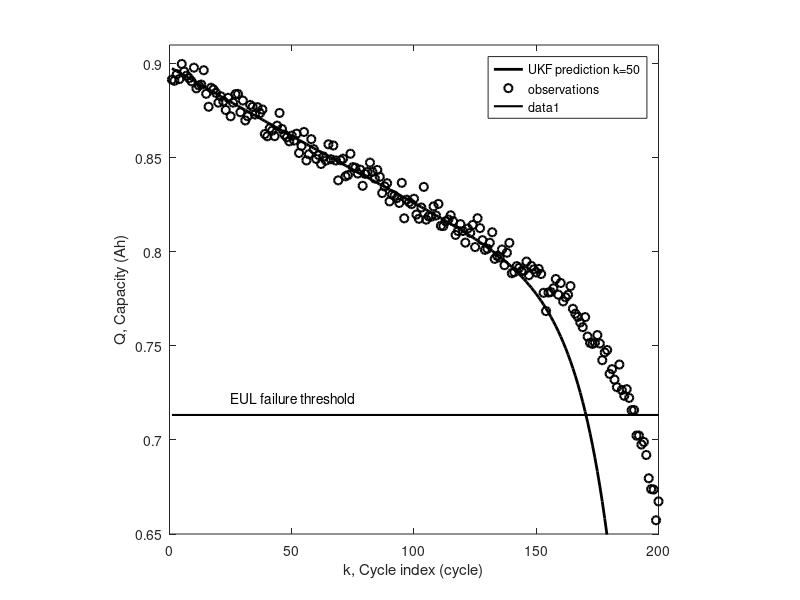

This figure's MATLAB source: (Note: this script raises an error after producing the figure.)
clc
clear all 
close all

%Eric Walker
%M.S. thesis UKF

%% UKF He, et al
second_batt = (-9.86e-7) * exp(5.752e-2 * (1:200)) + (8.983e-1) *...
    exp((-8.340e-4) * (1:200)) + 0.005*randn(1,200);

theta=[-9.86e-7; 5.752e-2; 8.983e-1; -8.34e-4];

P       = diag([(3.442e-8 - (-2.007e-6)), (6.221e-2 - 5.283e-2), ...
    (9.035e-1 - 8.931e-1), (-7.670e-4 - (-9.007e-4))])^2  ;...
    % 0.95 confidence from He, et al.
kappa   = 0.5;
Q_storage = []
for i = 1:length(second_batt)
    C        = chol(P);
    Chi(:,1) = theta;
    Chi(:,2) = theta + sqrt(4 + kappa)*[C(1,1); 0; 0; 0];
    Chi(:,3) = theta + sqrt(4 + kappa)*[0; C(2,2); 0; 0];  
    Chi(:,4) = theta + sqrt(4 + kappa)*[0; 0; C(3,3); 0];  
    Chi(:,5) = theta + sqrt(4 + kappa)*[0; 0; 0; C(4,4)];  
    Chi(:,6) = theta - sqrt(4 + kappa)*[C(1,1); 0; 0; 0];
    Chi(:,7) = theta - sqrt(4 + kappa)*[0; C(2,2); 0; 0];  
    Chi(:,8) = theta - sqrt(4 + kappa)*[0; 0; C(3,3); 0];  
    Chi(:,9) = theta - sqrt(4 + kappa)*[0; 0; 0; C(4,4)];  
    W(1)     = kappa / sqrt(4 + kappa);
    W(2:9)   = 1     / (2*(4+kappa));
    W        = W/sum(W);

    Q_cap    = Chi(1,:) .* exp( Chi(2,:) * i ) + Chi(3,:) .* ...
        exp( Chi(4,:) * i ); 
    
    Q_hat    = sum(W.*Q_cap);
    Q_storage = [Q_storage; Q_hat];
    
    if i < 51
        P_yy     = sum(W.*((Q_cap).^2));
        
        
        P_xy     = (Chi - repmat(theta,1,9)) .* [W;W;W;W] *(Q_cap...
            - Q_hat)'; 
        K_k      = P_xy/(P_yy+0.05);
        egg      = theta + K_k*(second_batt(i) - Q_hat);
        theta(1) = egg(1);
        theta(2) = egg(2);
        theta(3) = egg(3);
        theta(4) = egg(4);


        P        = P - K_k * P_xy';
    end


end
figure
hold on
plot(1:length(second_batt), Q_storage, 'k-','linewidth',2)
plot(1:length(second_batt), second_batt,'ko','linewidth',1.5)
legend('UKF prediction k=50', 'observations')
plot([1,200],second_batt(1)*0.8*[1,1],'k-','linewidth',1.5) 
text(25,second_batt(1)*0.81,'EUL failure threshold')
ylim([0.65, 0.91])
xlabel('k, Cycle index (cycle)')
ylabel('Q, Capacity (Ah)')
axis square
box on


%% UKF ECM
clear all
load(['D:\Documents and Settings\Eric\My Documents\spring 2013\'...
    'NASA Ames Data\B0006.mat']);


global first_discharge_time first_discharge_current...
    first_discharge_voltage;
first_discharge_voltage = B0006.cycle(1,2).data.Voltage_measured...
    (3:end);
first_discharge_time    = B0006.cycle(1,2).data.Time(3:end);
first_discharge_current = B0006.cycle(1,2).data.Current_measured...
    (3:end);

second_discharge_voltage = B0006.cycle(1,4).data.Voltage_measured...
    (3:end);
second_discharge_time    = B0006.cycle(1,4).data.Time(3:end);
second_discharge_current = B0006.cycle(1,4).data.Current_measured...
    (3:end);
second_discharge_time    = [second_discharge_time ...
    (second_discharge_time(1:30) + second_discharge_time(end))];
second_discharge_current = [second_discharge_current ...
    second_discharge_current(1:30)];

[ecm, resnorm, residuals] = lsqnonlin( @ecm_obj_fun, ...
    [1.17e-8, 2.1, 1795.6, 0.28],[0 0 0 0], [1, 10, 2000, 2]);
ecm=ecm'
sigma = 0.0015;


V_cell_storage = [];
R = ecm(1) %+ ecm(1)/4 * randn(1,50)%1795;
Q = ecm(2) % + ecm(2)/20*(randn(1,50))); % %2.0593;
C = ecm(3) %+ ecm(3)/4 * randn(1,50);%1.17e-8;
R_ct = ecm(4) %+ ecm(4)/4*randn(1,50) %0.1451;


P       = (diag(ecm) / 20)^2;


ecm_orig= ecm;
kappa = 0.5;
for i = 1:length(second_discharge_voltage)

    C        = chol(P);
    Chi(:,1) = ecm;
    Chi(:,2) = ecm + sqrt(4 + kappa)*[C(1,1); 0; 0; 0];
    Chi(:,3) = ecm + sqrt(4 + kappa)*[0; C(2,2); 0; 0];  
    Chi(:,4) = ecm + sqrt(4 + kappa)*[0; 0; C(3,3); 0];  
    Chi(:,5) = ecm + sqrt(4 + kappa)*[0; 0; 0; C(4,4)];  
    Chi(:,6) = ecm - sqrt(4 + kappa)*[C(1,1); 0; 0; 0];
    Chi(:,7) = ecm - sqrt(4 + kappa)*[0; C(2,2); 0; 0];  
    Chi(:,8) = ecm - sqrt(4 + kappa)*[0; 0; C(3,3); 0];  
    Chi(:,9) = ecm - sqrt(4 + kappa)*[0; 0; 0; C(4,4)];  
    W(1)     = kappa / sqrt(4 + kappa);
    W(2:9)   = 1     / (2*(4+kappa));
    W        = W/sum(W);

    SOC_cell = 1 + second_discharge_current(i) ./ ...
        (Chi(2,:)*3600) .* second_discharge_time(i);

    SOC_n = 0.79.*SOC_cell + 0.01;
    SOC_p = 0.97-0.51*SOC_cell;
    
    x_nsurf = SOC_n;
    x_psurf_set = SOC_p;

    
    U_n     = .7222 + .1387*x_nsurf + .029*x_nsurf.^0.5 -...
        .0172./x_nsurf + ...
        .0019./x_nsurf.^1.5 + .2808 * exp(0.9-15*x_nsurf) -...
        .7984 * exp (...
        0.4465*x_nsurf - 0.4108);
    
    U_p_set     = ( -4.656 + 88.669 * x_psurf_set.^2 - 401.119 *...
        x_psurf_set.^4 + 342.909 * ...
        x_psurf_set.^6 - 462.471 * x_psurf_set.^8 + 433.434 *...
        x_psurf_set.^10 ) ./ ...
        ( -1 + 18.933*x_psurf_set.^2 - 79.532 * x_psurf_set.^4 +...
        37.311 * x_psurf_set.^6 ...
        - 73.083 * x_psurf_set.^8 + 95.96*x_psurf_set.^10 );
    
    V_o = U_p_set - U_n ;
    
    V_cell = V_o + second_discharge_current(i)*Chi(1,:) + ...
        Chi(2,:)./Chi(3,:) .* exp(-second_discharge_time(i)./...
        (Chi(4,:) .* Chi(3,:)))...
        + second_discharge_current(i).*Chi(4,:).*(1-exp(...
        -second_discharge_time(i)./(Chi(4,:) .* Chi(3,:))));

    
    y_hat    = sum(W.*V_cell);
    V_cell_storage = [V_cell_storage; y_hat];
    
    if i < 50
        P_yy     = sum(W.*((V_cell).^2));
        
        
        P_xy     = (Chi - repmat(ecm,1,9)) .* [W; W; W; W] *...
            (V_cell - y_hat)'; %P_xz is (1x1).
        K_k      = P_xy/(P_yy+0.05);
        ecm      = ecm + K_k*(second_discharge_voltage(i) - y_hat);
        
        
        err(i)   = (second_discharge_voltage(i) - y_hat);

        P        = P - K_k * P_xy';
    end


end

% This block of code is to stop the prediction when the
%voltage drops below 2.5 volts.
k=1
while V_cell_storage(k) > 2.5 && k < 195
    k = k+1;
end
V_cell_storage = V_cell_storage(1:k);

figure
hold on
plot(second_discharge_time(1:length(V_cell_storage)),...
    V_cell_storage,'k-','linewidth',2)
plot(second_discharge_time(1:length(second_discharge_voltage)),...
    second_discharge_voltage, 'ko', 'linewidth', 1.5)
plot([1,4250],2.5*[1,1],'k-','linewidth',1.5) % The EODV line.
text(25,2.55,'EODV failure threshold')
axis([0 4250 2.4 4])
axis square
box on
xlabel('Time (s)')
ylabel('Voltage (V)')
legend('UKF prediction 928.6 (s)', 'observations')

%% UKF SP

S_n    = 0.2604;
S_p    = 0.2570;
k_n    = 37.4312e-12;
k_p    = 17.4733e-12;
R_n    = 2e-6;
R_p    = 2e-6;
D_n    = 29.0798e-15;
D_p    = 27.9034e-15;
c_nmax = 30074.5;
c_pmax = 51563.5;
c_e    = 1000;
x_navg = 0.9401;
x_pavg = 0.5169;
T      = 298.15;
R_g    = 8.3143;
F      = 96487;
alpha_a  = 0.5;
alpha_c  = 0.5;

P = (diag([S_n,S_p,x_navg,x_pavg]./20))^2;
C = P;
kappa = 0.2;

for i=1:length(second_discharge_time);


    C        = chol(P);
    Chi(:,1) = [S_n; S_p; x_navg; x_pavg];
    Chi(:,2) = [S_n; S_p; x_navg; x_pavg] + ...
        sqrt(4 + kappa)*[C(1,1); 0; 0; 0];
    Chi(:,3) = [S_n; S_p; x_navg; x_pavg] + ...
        sqrt(4 + kappa)*[0; C(2,2); 0; 0];  
    Chi(:,4) = [S_n; S_p; x_navg; x_pavg] + ...
        sqrt(4 + kappa)*[0; 0; C(3,3); 0];  
    Chi(:,5) = [S_n; S_p; x_navg; x_pavg] + ...
        sqrt(4 + kappa)*[0; 0; 0; C(4,4)];  
    Chi(:,6) = [S_n; S_p; x_navg; x_pavg] - ...
        sqrt(4 + kappa)*[C(1,1); 0; 0; 0];
    Chi(:,7) = [S_n; S_p; x_navg; x_pavg] - ...
        sqrt(4 + kappa)*[0; C(2,2); 0; 0];  
    Chi(:,8) = [S_n; S_p; x_navg; x_pavg] - ...
        sqrt(4 + kappa)*[0; 0; C(3,3); 0];  
    Chi(:,9) = [S_n; S_p; x_navg; x_pavg] - ...
        sqrt(4 + kappa)*[0; 0; 0; C(4,4)];  
    W(1)     = kappa / sqrt(4 + kappa);
    W(2:9)   = 1     / (2*(4+kappa));
    W        = W/sum(W); 



    %%%%%Now the SP measurement model
    Iapp = second_discharge_current(i);
    J_n  = -Iapp./Chi(1,:);
    J_p  = Iapp./Chi(2,:);
    x_nsurf = Chi(3,:) - ( J_n * R_n ) / ( 5 * F * D_n * c_nmax);
    x_psurf = Chi(4,:) - ( J_p * R_p ) / ( 5 * F * D_p * c_pmax);

    U_n     = .8214 + .1387*x_nsurf + .029*x_nsurf.^0.5 - .0172./...
        x_nsurf + ...
        .0019./x_nsurf.^1.5 + .2808 * exp(0.9-15*x_nsurf) -.7984 ...
        * exp (...
        0.4465*x_nsurf - 0.4108);
    
    U_p     = ( -4.8801 + 88.669 * x_psurf.^2 - 401.119 * x_psurf.^4 ...
    + 342.909 * ...
        x_psurf.^6 - 462.471 * x_psurf.^8 + 433.434 * x_psurf.^10 )...
        ./ ...
        ( -1 + 18.933*x_psurf.^2 - 79.532 * x_psurf.^4 + 37.311 *...
        x_psurf.^6 ...
        - 73.083 * x_psurf.^8 + 95.96*x_psurf.^10 );
    eta_n   = R_g * T ./ (F * alpha_a) .* log( ( J_n + (-4*c_e*...
        F.^2*c_nmax.^2*k_n.^2.*x_nsurf.^2 ...
       + 4*c_e*F^2*c_nmax.^2*k_n.^2.*x_nsurf+J_n.^2).^0.5 ) ./ ...
       (2*F*c_e^0.5*k_n.*(c_nmax.*x_nsurf).^0.5 .* ...
       (c_nmax-c_nmax.*x_nsurf).^0.5) );
   
    eta_p   = R_g * T / (F * alpha_c) .* log( ( J_p + (-4*c_e...
        *F^2*c_pmax^2*k_p^2.*x_psurf.^2 ...
       + 4*c_e*F^2*c_pmax^2*k_p^2.*x_psurf+J_p.^2).^0.5 ) ./ ...
       (2*F*c_e^0.5*k_p.*(c_pmax.*x_psurf).^0.5 .* ...
       (c_pmax-c_pmax.*x_psurf).^0.5) );
   
    zeta = U_p + eta_p - U_n - eta_n;
    y_hat    = sum(W.*zeta);
    P_yy     = sum(W.*((zeta-y_hat).^2));
    y_hat_storage(i) = y_hat;
    
    if i <= 50
        P_xy     = (Chi - repmat([S_n; S_p; x_navg; x_pavg],1,9))...
            .* [W; W; W; W] *(zeta - y_hat)'; 
        K_k      = P_xy/(P_yy+0.2);
        egg      = [S_n; S_p; x_navg; x_pavg] + K_k*(...
            second_discharge_voltage(i) - y_hat);
        S_n      = egg(1);
        S_p      = egg(2);
        x_navg   = egg(3);
        x_pavg   = egg(4);
        
       Q        = 0.4e-4 * ones(4,4);
       P        = P - K_k * P_xy' + Q;
    end
        J_n  = -Iapp./S_n;
        J_p  = Iapp./S_p;
        x_navg    = x_navg - 3 * J_n / (F * R_n * c_nmax) ;
        x_pavg    = x_pavg - 3 * J_p / (F * R_p * c_pmax) ;
        
    
end

y_hat_storage = y_hat_storage(1:find(y_hat_storage<2.5,1));
figure
hold on
plot(second_discharge_time(1:length(y_hat_storage)), y_hat_storage,...
    'k-', 'linewidth', 2)
axis([0 4300 2.4 4])
xlabel('Time (s)')
ylabel('Voltage (V)')
legend('UKF prediction 928.6 (s)', 'observations')
plot([1,4250],2.5*[1,1],'k-','linewidth',1.5) % The EODV line.
text(25,2.55,'EODV failure threshold')
plot(second_discharge_time(1:length(second_discharge_voltage)),...
    second_discharge_voltage,'ko')
axis square
box on